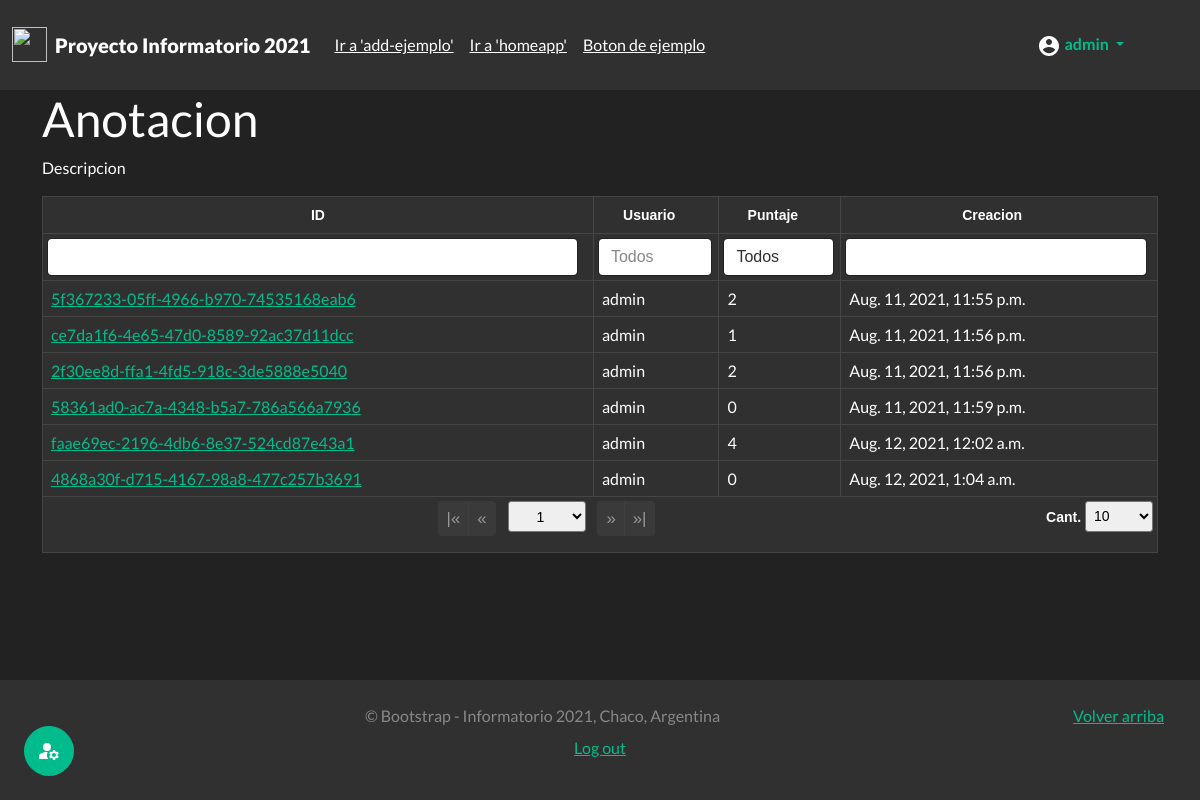
The app's page /useradmin/act (signed in), older data.
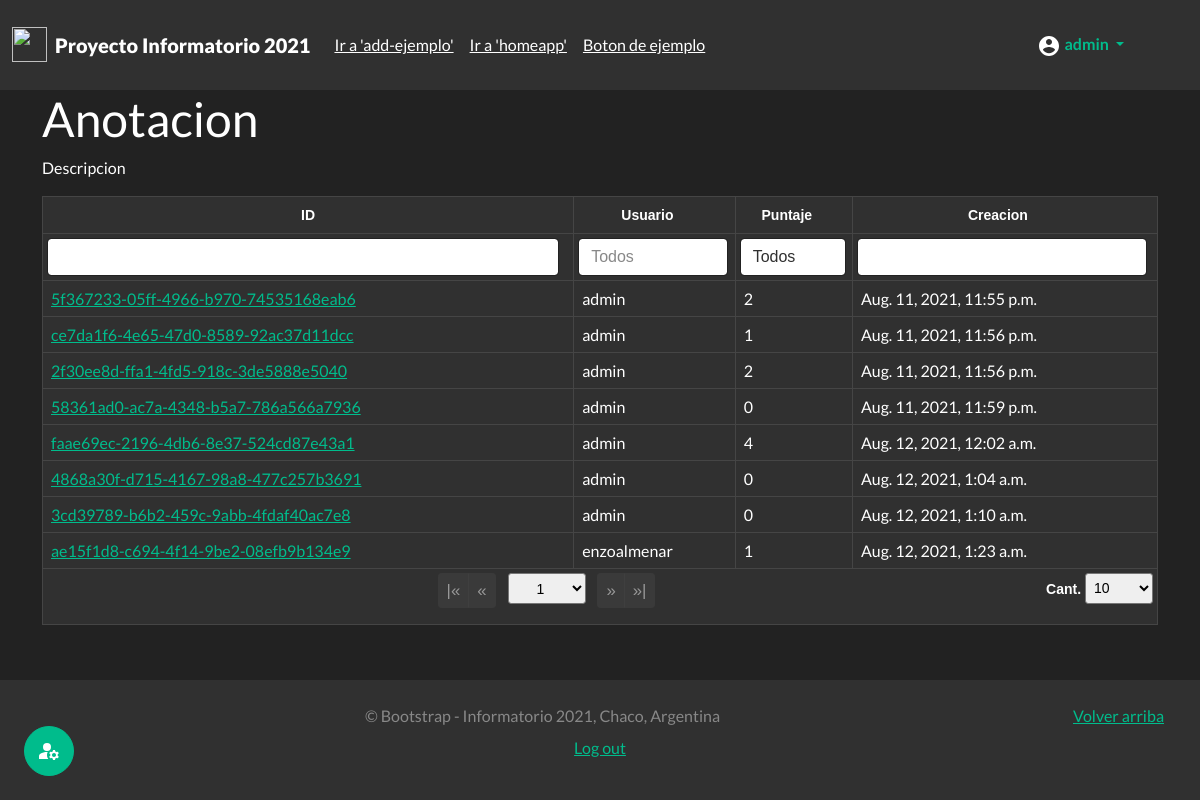
The same page, newer data.
### juego_chaco/models.py (models this page shows)
class Partida(models.Model):
    id=models.UUIDField(primary_key=True, default=uuid.uuid4, editable=False)
    usuario=models.ForeignKey(User,on_delete=models.CASCADE)
    puntuacion=models.IntegerField()
    fecha = models.DateTimeField(auto_now_add=True, editable=False)

### authusuario/views.py (the view)
# urls.py: path('useradmin/<str:id>',views.mi_useradmin,name="mi_useradmin"),
@login_required(login_url="login")
@permission_required('authusuario.es_usuario_admin',raise_exception=True)
def mi_useradmin(request,id):
    sw={"prg":admin_cuestionarios,"usr":admin_usuarios,"act":admin_actividades}
    func= sw.get(id,"ERROR")
    if func != "ERROR":
        return func(request)
    raise Http404

### authusuario/views.py (called while the page is built)
def admin_actividades(request):
    lista_partidas=Partida.objects.all()
    print(lista_partidas)
    context={"partidas":lista_partidas}
    return render(request,'admin/admin_actividades.html',context)

### templates/admin/admin_actividades.html (shortened to what this page needs)
{% extends 'base.html' %}
{% load static %}
{% block load_scr %}
<link href={% static 'css/theme.bootstrap_4.css' %} rel="stylesheet">
<link href={% static 'css/jquery.tablesorter.pager.css' %} rel="stylesheet">
{% endblock  %}
{% block content %}
<div class="container">
  <h1>Anotacion</h2>
  <p>Descripcion</p>
  <table class="table table-dark table-bordered table-hover table-responsive">
    <thead class="thead-dark text-center">
      <tr>
        <th class="sorter-false filter-exact">ID</th>
        <th class="filter-exact" data-placeholder="Todos">Usuario</th>
        <th class="filter-select filter-exact" data-placeholder="Todos">Puntaje</th>
        <th class="filter-exact">Creacion</th>
    </thead>
    <tfoot class="text-center">
      <tr>
        <th colspan="7" class="ts-pager">
          <div class="form-inline">
            <div class="btn-group btn-group-sm mx-1" role="group">
              <button type="button" class="btn btn-secondary first" title="first">|&laquo;</button>
              <button type="button" class="btn btn-secondary prev" title="previous">&laquo;</button>
            </div>
            <select class="form-control-sm custom-select px-4 mx-1 pagenum" title="N° de página"></select>
            <div class="btn-group btn-group-sm mx-1" role="group">
              <button type="button" class="btn btn-secondary next" title="next">&raquo;</button>
              <button type="button" class="btn btn-secondary last" title="last">&raquo;|</button>
            </div>
            <p class="float-end">
              <a>Cant.</a>
              <select class="form-control-sm custom-select px-1 pagesize" title="Seleccione el tamaño de página">
                <option selected="selected" value="10">10</option>
            </p>
          </div>
        </th>
      </tr>
    </tfoot>
    <tbody>
      {% for partida in partidas %}
        <tr>
        <td><a href= {% url 'ver-partida' partida.pk %}>{{partida.pk}}</a></td>
        <td>{{partida.usuario}}</td>
        <td>{{partida.puntuacion}}</td>
        <td>{{partida.fecha}}</td>
        </tr>
      {% endfor %}
    </tbody>
  </table>
</div>
{% endblock  %}

### templates/base.html (shortened to what this page needs)
{% load static %}
<html lang="es" class="h-100">
  <head>
    <link href={% static 'css/bootstrap.min.css' %} rel="stylesheet">
    <link href={% static 'css/main.css' %} rel="stylesheet">
    <link href={% static 'css/sidebars.css' %} rel="stylesheet">
    {% block load_scr %}
    {% endblock  %}
  </head>
  <body class="d-flex flex-column h-100">
    {% include 'partials/_header.html' %}
    <main class="flex-shrink-0">
      {% block content %}
      {% endblock %}
    </main>
    {% include 'partials/_footer.html' %}
  </body>
</html>

### templates/partials/_favicon.html (shortened to what this page needs)
{% load static %}

### templates/partials/_header.html (shortened to what this page needs)
{% load static %}
<header class="sticky-top">
  <nav class="navbar navbar-expand-md navbar-dark bg-dark">
    <div class="container-fluid">
      <a href={% url 'home'%} class="navbar-brand d-flex align-items-center">
        <img class="me-2" src={% static 'img/w_logo.png' %} alt="" width="35" height="35">
        <div class="navbar-collapse collapse">
          <strong><b>Proyecto Informatorio 2021</b></strong>
        </div>
      </a>
      <div class="navbar-collapse collapse" id="navbarHeader">
        <ul class="navbar-nav me-auto mb-2 mb-md-0">
          <li class="nav-link"><a href='#' class="text-white">Ir a 'add-ejemplo'</a></li>
          <li class="nav-link"><a href='#' class="text-white">Ir a 'homeapp'</a></li>
          <li class="nav-link"><a href="#" class="text-white">Boton de ejemplo</a></li>
        </ul>
      </div>
      {% if user.is_authenticated %}
      <li class="nav-link dropdown">
        <a href="#" class="nav-link dropdown-toggle active" id="navbarDropdownUserInfo" role="button" data-bs-toggle="dropdown" aria-expanded="false">
          <b>{{user.username}}</b>
        </a>
      </li>
      {% else %}
      <li class="nav-link"><a href={% url 'login'%} class="text-white">Iniciar sesion</a><a> / </a><a href={% url 'register'%} class="btn btn-success"><b>Registrarse</b></a></li>
      {% endif %}
    </div>
  </nav>
</header>

### templates/partials/_adminsidebar.html (shortened to what this page needs)
{% load static %}

### templates/partials/_footer.html (shortened to what this page needs)
{% load static %}
<footer class="footer bg-dark text-muted mt-auto py-4">
  <div class="container-fluid">
    <p class="float-end mb-1 me-1 me-sm-4">
      <a href="#">Volver arriba</a>
    </p>
    <p class="text-center mb-2">&copy; Bootstrap - Informatorio 2021, Chaco, Argentina</p>
    {% if user.is_authenticated %}
      <p class="text-center"><a href={% url 'logout'%} class="float-center mb-1">Log out</a></p>
      {% if perms.authusuario.es_usuario_admin %}
        <button type="button" class="fixed-bottom py-2 ms-1 mb-1 py-sm-6 ms-sm-4 mb-sm-4 btn btn-success btn-circle btn-md" data-bs-toggle="offcanvas" data-bs-target="#menuAdmin_oculto" aria-controls="menuAdmin_oculto">
        </button>
      {% endif %}
    {% endif %}
  </div>
</footer>

### Proyecto_InfoCh2021/static/css/main.css (style rules this page uses)
.float-center { float:center!important }
.btn-circle.btn-md { width: 50px; height: 50px; padding: 7px 10px; border-radius: 25px; font-size: 10px; text-align: center; }

### Proyecto_InfoCh2021/static/css/sidebars.css (style rules this page uses)
.dropdown-toggle { outline: 0; }

### templates/admin/admin_actividades.html (style rules this page uses)
.tablesorter-pager .btn-group-sm .btn { font-size: 1.2em; }

Row changes from the older to the newer data that the page shows:
added Partida: pk "3cd39789-b6b2-459c-9abb-4fdaf40ac7e8", usuario "admin", puntuacion "0", fecha "Aug. 12, 2021, 1:10 a.m."
added Partida: pk "ae15f1d8-c694-4f14-9be2-08efb9b134e9", usuario "enzoalmenar", puntuacion "1", fecha "Aug. 12, 2021, 1:23 a.m."
